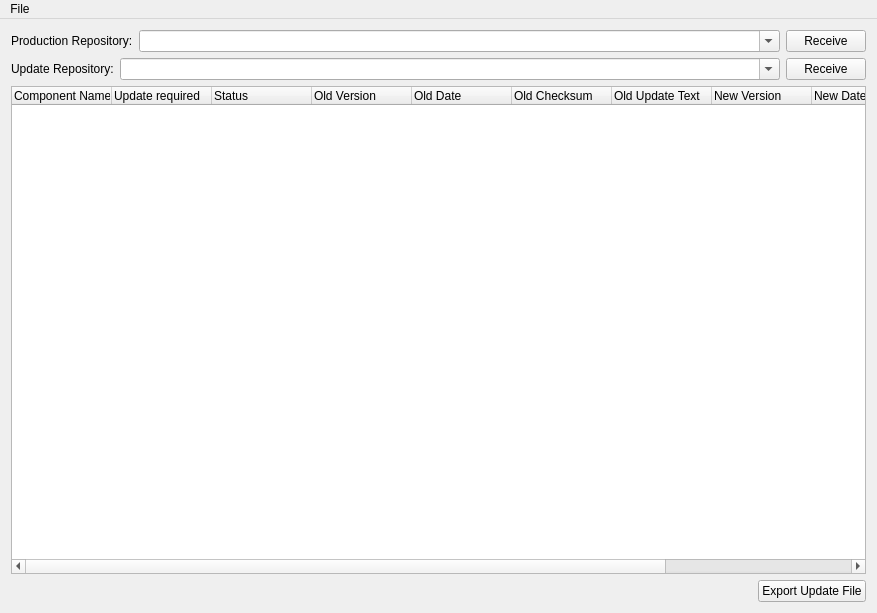
<?xml version="1.0" encoding="UTF-8"?>
<ui version="4.0">
 <class>MainWindow</class>
 <widget class="QMainWindow" name="MainWindow">
  <property name="geometry">
   <rect>
    <x>0</x>
    <y>0</y>
    <width>877</width>
    <height>613</height>
   </rect>
  </property>
  <property name="windowTitle">
   <string>RepoCompare</string>
  </property>
  <widget class="QWidget" name="centralWidget">
   <layout class="QVBoxLayout" name="verticalLayout">
    <item>
     <layout class="QHBoxLayout" name="horizontalLayout">
      <item>
       <widget class="QLabel" name="label">
        <property name="sizePolicy">
         <sizepolicy hsizetype="Preferred" vsizetype="Preferred">
          <horstretch>0</horstretch>
          <verstretch>0</verstretch>
         </sizepolicy>
        </property>
        <property name="text">
         <string>Production Repository:</string>
        </property>
       </widget>
      </item>
      <item>
       <widget class="QComboBox" name="productionRepo">
        <property name="sizePolicy">
         <sizepolicy hsizetype="MinimumExpanding" vsizetype="Fixed">
          <horstretch>0</horstretch>
          <verstretch>0</verstretch>
         </sizepolicy>
        </property>
        <property name="editable">
         <bool>true</bool>
        </property>
       </widget>
      </item>
      <item>
       <widget class="QPushButton" name="productionButton">
        <property name="text">
         <string>Receive</string>
        </property>
       </widget>
      </item>
     </layout>
    </item>
    <item>
     <layout class="QHBoxLayout" name="horizontalLayout_2">
      <item>
       <widget class="QLabel" name="label_2">
        <property name="text">
         <string>Update Repository:</string>
        </property>
       </widget>
      </item>
      <item>
       <widget class="QComboBox" name="updateRepo">
        <property name="sizePolicy">
         <sizepolicy hsizetype="MinimumExpanding" vsizetype="Fixed">
          <horstretch>0</horstretch>
          <verstretch>0</verstretch>
         </sizepolicy>
        </property>
        <property name="editable">
         <bool>true</bool>
        </property>
       </widget>
      </item>
      <item>
       <widget class="QPushButton" name="updateButton">
        <property name="text">
         <string>Receive</string>
        </property>
       </widget>
      </item>
     </layout>
    </item>
    <item>
     <widget class="QTreeWidget" name="treeWidget">
      <column>
       <property name="text">
        <string>Component Name                         </string>
       </property>
      </column>
      <column>
       <property name="text">
        <string>Update required</string>
       </property>
      </column>
      <column>
       <property name="text">
        <string>Status</string>
       </property>
      </column>
      <column>
       <property name="text">
        <string>Old Version</string>
       </property>
      </column>
      <column>
       <property name="text">
        <string>Old Date</string>
       </property>
      </column>
      <column>
       <property name="text">
        <string>Old Checksum</string>
       </property>
      </column>
      <column>
       <property name="text">
        <string>Old Update Text</string>
       </property>
      </column>
      <column>
       <property name="text">
        <string>New Version</string>
       </property>
      </column>
      <column>
       <property name="text">
        <string>New Date</string>
       </property>
      </column>
      <column>
       <property name="text">
        <string>New Checksum</string>
       </property>
      </column>
      <column>
       <property name="text">
        <string>New Update Text</string>
       </property>
      </column>
     </widget>
    </item>
    <item>
     <layout class="QHBoxLayout" name="horizontalLayout_3">
      <item>
       <spacer name="horizontalSpacer">
        <property name="orientation">
         <enum>Qt::Horizontal</enum>
        </property>
        <property name="sizeHint" stdset="0">
         <size>
          <width>40</width>
          <height>20</height>
         </size>
        </property>
       </spacer>
      </item>
      <item>
       <widget class="QPushButton" name="exportButton">
        <property name="text">
         <string>Export Update File</string>
        </property>
       </widget>
      </item>
     </layout>
    </item>
   </layout>
  </widget>
  <widget class="QMenuBar" name="menuBar">
   <property name="geometry">
    <rect>
     <x>0</x>
     <y>0</y>
     <width>877</width>
     <height>21</height>
    </rect>
   </property>
   <widget class="QMenu" name="menuFile">
    <property name="title">
     <string>File</string>
    </property>
    <addaction name="actionExit"/>
   </widget>
   <addaction name="menuFile"/>
  </widget>
  <action name="actionExit">
   <property name="text">
    <string>Exit</string>
   </property>
  </action>
 </widget>
 <layoutdefault spacing="6" margin="11"/>
 <resources/>
 <connections/>
</ui>
